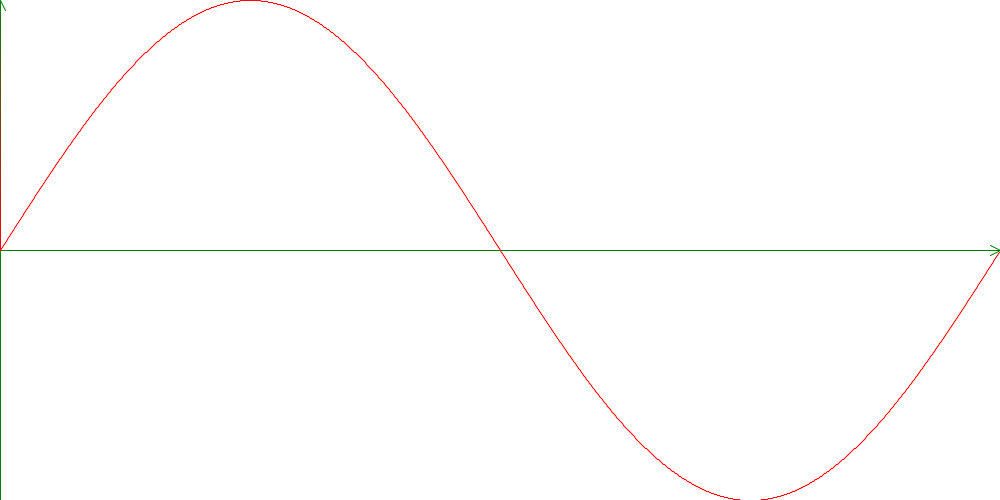
Frame 1 (no input)
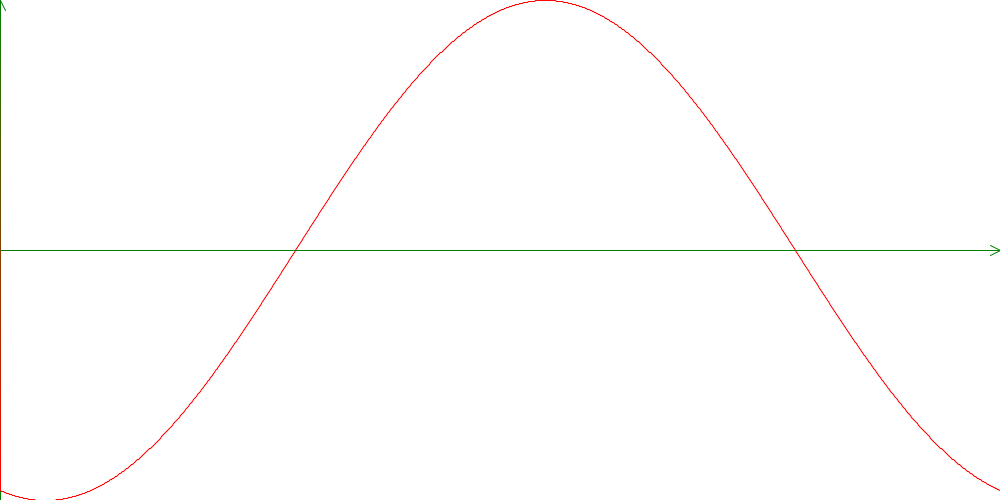
Frame 60 (the mouse pressed at the canvas centre just before this capture)
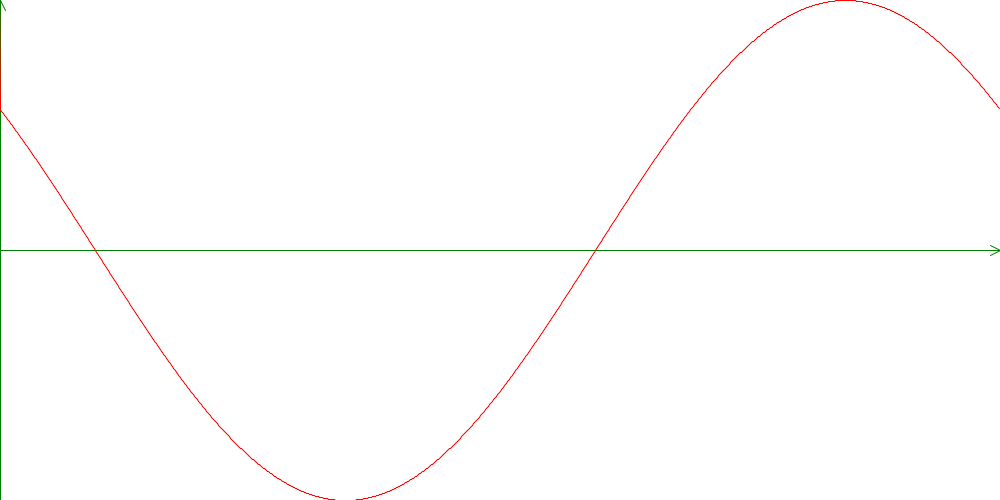
Frame 120 (the mouse held since frame 60 and released just before this capture)

The Processing sketch that drew these frames (run headless with seeded random() and noise(); from frame 60 on, the mouse is pressed at the canvas centre):

// Processing sketch: One_dim_chart_06_no_discontinuities
// ── One_dim_chart_06_no_discontinuities.pde
// Wykres fali  z własną funkcją definiująca bez nieciągłości wykresu
//-//////////////////////////////////////////////////////////////////

float mojaFunkcja(float x)
{
  return sin(x);
}

//Globalne ustawienia
void setup()
{
  size(1000,500); smooth();
}

float startX=0;
void draw()
{
  background(255);
  uklad();
  wykres();
  startX-=PI/100;
}

void wykres()
{
  stroke(255,0,0);    //Kolor wykresu funkcji
  
  float krokX=(PI*2)/1000; //Jaki fragment dziedziny na jedną kolumnę okna o długości 1000
  float krokY=2.0/500;     //Jaki fragment przeciwdziedziny na jeden wiersz okna o wysokości 500
  int oldw=-1;
  int oldk=-1;
  
  for(int k=0;k<1000;k++) //Przejście po wszystkich kolumnach pikseli
  {
    float x=k*krokX+startX;    //Przeliczenie kolumny okna na x z uwzględnieniem przesunięcia o startX 
    float y=mojaFunkcja(x);    //Obliczenie wartości funkcji dla danego x
    int  w=250-round(y/krokY); //Przeliczenie x na numer wiesza, 
    line(oldk,oldw,k,w);       //Nakreślenie linii od punktu poprzedniego do aktualnego
    oldk=k;oldw=w;             //Zapamiętanie pozycji punktu
  }
}

void uklad()  //Rysunek układu współrzędnych
{
  stroke(0,128,0);
  line(0,250,1000,250);   //Oś X
  line(1000,250,990,245); //Grot X
  line(1000,250,990,255); //Grot X c.d.
  line(0,0,0,500);        //Oś Y
  line(0,0,5,10);         //Pół grotu Y
}

/// @date 2026 ( → https://github.com/borkowsk/bookProcessingEN)
/// @date 2026-10-07 ( → https://github.com/borkowsk/bookProcessingEN)
